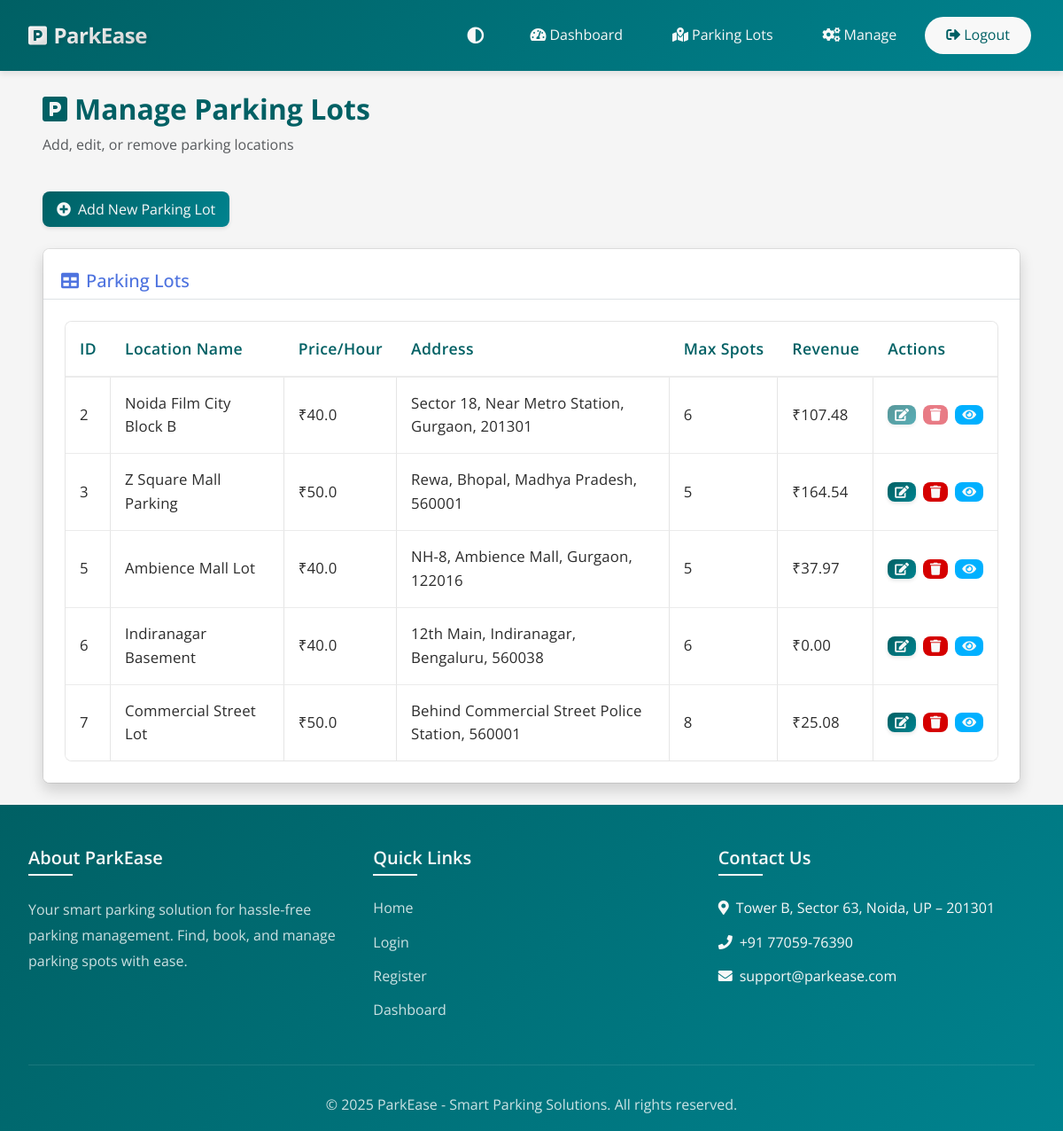
The page /admin/parking_lots (signed in) on the database its author committed.
### models.py (models this page shows, shortened)
class ParkingLot(db.Model):
    __tablename__ = 'parking_lots'
    id = db.Column(db.Integer, primary_key=True)
    prime_location_name = db.Column(db.String(100), nullable=False)
    price = db.Column(db.Float, nullable=False)  # Price per hour
    address = db.Column(db.String(200), nullable=False)
    pincode = db.Column(db.Integer, nullable=False)
    max_spots = db.Column(db.Integer, nullable=False)
    created_at = db.Column(db.DateTime, default=datetime.utcnow)
    spots = db.relationship('ParkingSpot', backref='parking_lot', lazy=True, cascade='all, delete-orphan')

### routes/admin/parking_lots.py (the view, shortened to what this page needs)
@admin_bp.route('/parking_lots', methods=['GET', 'POST'])
@login_required
def admin_parking_lots():
    if session.get('user_type') != 'admin':
        flash('Access denied', 'danger')
        return redirect(url_for('main.index'))
    form = ParkingLotForm()
    parking_lots_query = db.session.query(
        ParkingLot, func.count(ParkingSpot.id).label('total_spots'),
        func.sum(case((ParkingSpot.status == 'O', 1), else_=0)).label('occupied_spots')
    ).outerjoin(
        ParkingSpot, ParkingLot.id == ParkingSpot.lot_id
    ).group_by(
        ParkingLot.id
    ).all()
    parking_lots = [lot for lot, _, _ in parking_lots_query]
    lot_revenues = {}
    for lot in parking_lots:
        revenue = db.session.query(func.sum(ParkingSpot.reservations.property.mapper.class_.parking_cost)).join(ParkingSpot).filter(ParkingSpot.lot_id == lot.id).scalar() or 0
        lot_revenues[lot.id] = revenue
    return render_template('admin_parking_lots.html', form=form, parking_lots=parking_lots, lot_revenues=lot_revenues)

### app.py (called while the page is built)
@login_manager.user_loader
def load_user(user_id):
    if session.get('user_type') == 'admin':
        return Admin.query.get(int(user_id))
    return User.query.get(int(user_id))

### templates/admin_parking_lots.html (shortened to what this page needs)
{% extends 'base.html' %}
{% block content %}
<div class="container-fluid px-4 px-md-5 py-4">
    <div class="row mb-4">
        <div class="col-12">
            <h2 class="fw-bold mb-2" style="color: var(--primary-color);">
                <i class="fas fa-parking me-2"></i>Manage Parking Lots
            </h2>
            <p class="text-muted dark-mode-text">Add, edit, or remove parking locations</p>
        </div>
    </div>
    <div class="row mb-4">
        <div class="col-12">
            <button type="button" class="btn btn-primary" data-bs-toggle="modal" data-bs-target="#addParkingLotModal">
                <i class="fas fa-plus-circle me-2"></i>Add New Parking Lot
            </button>
        </div>
    </div>
    <div class="row">
        <div class="col-12">
            <div class="card bg-white dark-mode-card rounded shadow">
                <div class="card-header bg-white dark-mode-card border-bottom pt-4 pb-2">
                    <h5 class="mb-0 text-primary dark-mode-text">
                        <i class="fas fa-table me-2"></i>Parking Lots
                    </h5>
                </div>
                <div class="card-body p-4">
                    <div class="table-responsive">
                        <table class="table admin-table" id="dataTable" width="100%" cellspacing="0">
                            <thead>
                                <tr>
                                    <th class="dark-mode-text">ID</th>
                                    <th class="dark-mode-text">Location Name</th>
                                    <th class="dark-mode-text">Price/Hour</th>
                                    <th class="dark-mode-text">Address</th>
                                    <th class="dark-mode-text">Max Spots</th>
                                    <th class="dark-mode-text">Revenue</th>
                                    <th class="dark-mode-text">Actions</th>
                                </tr>
                            </thead>
                            <tbody>
                                {% for lot in parking_lots %}
                                <tr>
                                    <td class="dark-mode-text">{{ lot.id }}</td>
                                    <td class="dark-mode-text">{{ lot.prime_location_name }}</td>
                                    <td class="dark-mode-text">₹{{ lot.price }}</td>
                                    <td class="dark-mode-text">{{ lot.address }}, {{ lot.pincode }}</td>
                                    <td class="dark-mode-text">{{ lot.max_spots }}</td>
                                    <td class="dark-mode-text">₹{{ '%.2f' % lot_revenues[lot.id] }}</td>
                                    <td>
                                        <div class="action-buttons">
                                            <button type="button" class="btn btn-sm btn-primary btn-action"
                                                    data-bs-toggle="modal"
                                                    data-bs-target="#editParkingLotModal{{ lot.id }}"
                                                    title="Edit Parking Lot"
                                                    {% if lot.spots|selectattr('status', 'equalto', 'O')|list|length > 0 %}
                                                    disabled
                                                    data-bs-toggle="tooltip"
                                                    data-bs-placement="top"
                                                    title="Cannot modify parking lot while it has active/occupied spots"
                                                    {% endif %}>
                                                <i class="fas fa-edit"></i>
                                            </button>
                                            <button type="button" class="btn btn-sm btn-danger btn-action"
                                                    data-bs-toggle="modal"
                                                    data-bs-target="#deleteModal{{ lot.id }}"
                                                    title="Delete Parking Lot"
                                                    {% if lot.spots|selectattr('status', 'equalto', 'O')|list|length > 0 %}
                                                    disabled
                                                    data-bs-toggle="tooltip"
                                                    data-bs-placement="top"
                                                    title="Cannot delete parking lot while it has active/occupied spots"
                                                    {% endif %}>
                                                <i class="fas fa-trash"></i>
                                            </button>
                                            <button type="button" class="btn btn-sm btn-info btn-action"
                                                    data-bs-toggle="modal"
                                                    data-bs-target="#checkSpotsModal{{ lot.id }}"
                                                    title="Check Spots Status">
                                                <i class="fas fa-eye"></i>
                                            </button>
                                        </div>
                                    </td>
                                </tr>
                                {% endfor %}
                            </tbody>
                        </table>
                    </div>
                </div>
            </div>
        </div>
    </div>
</div>
{% endblock %}

### static/css/style.css (style rules this page uses)
body { font-family: 'Open Sans', sans-serif; min-height: 100vh; display: flex; flex-direction: column; color: var(--text-color); line-height: 1.6; background-color: var(--body-bg); }
.card { position: relative; border: 1.5px solid rgba(0,0,0,0.08) !important; border-radius: var(--border-radius); transition: all 0.3s ease; background-clip: padding-box; overflow: hidden; box-shadow: 0 2px 8px rgba(0,0,0,0.03); }
.card-header { border-top-left-radius: var(--border-radius); border-top-right-radius: var(--border-radius); background-color: var(--card-bg); border-bottom: 1px solid rgba(0, 0, 0, 0.1); }
.card-body { position: relative; background-color: var(--card-bg); }
.card, .dashboard-card, .parking-lot-card .card, .admin-card, .modal-content { border-radius: var(--border-radius) !important; }
.card::before, .card::after, .dashboard-card::before, .dashboard-card::after, .parking-lot-card .card::before, .parking-lot-card .card::after, .admin-card::before, .admin-card::after, .modal-content::before, .modal-content::after { display: none !important; }
.card, .dashboard-card, .parking-lot-card .card, .admin-card, .modal-content { background-color: var(--card-bg); }
.card-body { padding: 1.25rem; }
.card-header { padding: 1rem 1.25rem; }
.table { border: 1px solid rgba(0, 0, 0, 0.1); border-radius: var(--border-radius); overflow: hidden; background-color: var(--table-bg); color: var(--text-color); }
.table th { border-bottom: 1px solid rgba(0, 0, 0, 0.1); background-color: var(--table-bg); color: var(--primary-color); font-weight: 600; }
.table td { border-bottom: 1px solid rgba(0, 0, 0, 0.1); border-right: 1px solid rgba(0, 0, 0, 0.1); }
.table td:last-child { border-right: none; }
.table tr:last-child td { border-bottom: none; }
.btn { background-color: var(--primary-color); color: var(--white); border: none; padding: 0.5rem 1rem; border-radius: var(--border-radius); text-decoration: none; transition: all 0.3s ease; }
.btn-primary { background-color: var(--primary-color); color: var(--white); text-decoration: none; }
.btn-danger { background-color: var(--danger-color); color: var(--white); text-decoration: none; }
.btn-info { background-color: var(--info-color); color: var(--white); text-decoration: none; }
.text-primary { color: #4e73df !important; }
.fas, .far, .fab { display: inline-block; font-style: normal; font-variant: normal; text-rendering: auto; -webkit-font-smoothing: antialiased; line-height: 1; }
.card, .btn, .nav-link { transition: all 0.3s ease; }
.table tbody tr { transition: background-color 0.3s ease; }
html { scroll-behavior: smooth; }
.btn { position: relative; overflow: hidden; }
.btn::after { content: ''; position: absolute; top: 50%; left: 50%; width: 5px; height: 5px; background: rgba(255, 255, 255, 0.5); opacity: 0; border-radius: 100%; transform: scale(1, 1) translate(-50%); transform-origin: 50% 50%; }
:root { --primary-color: #006064; --primary-hover: #00838f; --secondary-color: #546e7a; --success-color: #2e7d32; --danger-color: #c62828; --warning-color: #f57f17; --info-color: #0277bd; --light-color: #f5f5f5; --dark-color: #263238; --body-bg: #ffffff; --card-bg: #ffffff; --text-color: #37474f; --text-muted: #607d8b; --border-color: rgba(0, 0, 0, 0.15); --border-hover: rgba(0, 0, 0, 0.25); --box-shadow: 0 2px 4px rgba(0, 0, 0, 0.1); --box-shadow-hover: 0 4px 8px rgba(0, 0, 0, 0.15); --border-radius: 8px; --transition-speed: 0.3s; }
.card-body { border-radius: 0; overflow: hidden; }
.card-body { flex: 1; overflow: hidden; }

### static/css/admin.css (style rules this page uses)
body { font-family: 'Open Sans', sans-serif; }
.admin-table { width: 100%; margin-bottom: 0; border-collapse: separate; border-spacing: 0; }
.admin-table th { font-weight: 600; color: var(--text-color); background: var(--light-bg); white-space: nowrap; padding: 1rem 0.75rem; letter-spacing: 0.02em; font-size: 1.1rem; border-bottom: 2px solid var(--border-color); }
.admin-table td { vertical-align: middle; padding: 1rem 0.75rem; font-size: 1.05rem; letter-spacing: 0.01em; color: var(--text-color); border-bottom: 1px solid var(--border-color); }
.admin-table tbody tr:last-child td { border-bottom: none; }
.admin-table .action-buttons { display: flex; gap: 0.5rem; }
.admin-table .btn-action { padding: 0.25rem 0.5rem; font-size: 0.875rem; display: inline-flex; align-items: center; justify-content: center; border-radius: var(--border-radius); }

### rows shown on the page
ParkingLot: id "2", prime_location_name "Noida Film City Block B", price "40.0", address "Sector 18, Near Metro Station, Gurgaon", pincode "201301", max_spots "6", id "107.48"
ParkingLot: id "3", prime_location_name "Z Square Mall Parking", price "50.0", address "Rewa, Bhopal, Madhya Pradesh", pincode "560001", max_spots "5", id "164.54"
ParkingLot: id "5", prime_location_name "Ambience Mall Lot", price "40.0", address "NH-8, Ambience Mall, Gurgaon", pincode "122016", max_spots "5", id "37.97"
ParkingLot: id "6", prime_location_name "Indiranagar Basement", price "40.0", address "12th Main, Indiranagar, Bengaluru", pincode "560038", max_spots "6", id "0.00"
ParkingLot: id "7", prime_location_name "Commercial Street Lot", price "50.0", address "Behind Commercial Street Police Station", pincode "560001", max_spots "8", id "25.08"
